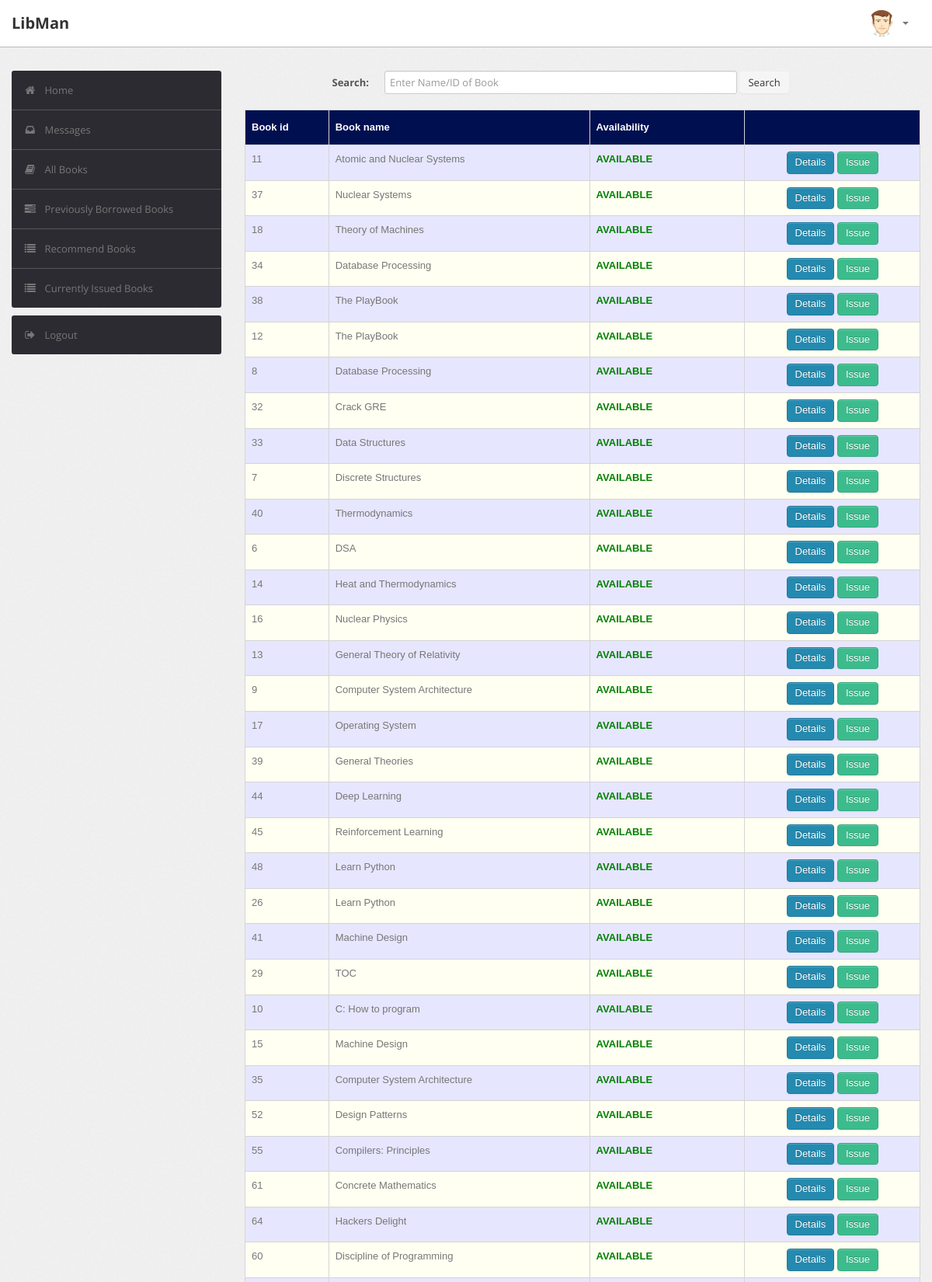
/student/book.php (signed in, upper part), run on the app's committed database.
### tables this page shows
CREATE TABLE `book` (
  `BookId` int(10) NOT NULL,
  `Title` varchar(50) DEFAULT NULL,
  `Publisher` varchar(50) DEFAULT NULL,
  `Year` varchar(50) DEFAULT NULL,
  `Availability` int(5) DEFAULT NULL
);

### student/book.php (the view, shortened to what this page needs)
<?php
require('dbconn.php');
?>
<?php
if ($_SESSION['RollNo']) {
    ?>
<!DOCTYPE html>
<html lang="en">
    <head>
        <link type="text/css" href="bootstrap/css/bootstrap.min.css" rel="stylesheet">
        <link type="text/css" href="bootstrap/css/bootstrap-responsive.min.css" rel="stylesheet">
        <link type="text/css" href="css/theme.css" rel="stylesheet">
        <link type="text/css" href="images/icons/css/font-awesome.css" rel="stylesheet">
    </head>
    <body>
        <div class="navbar navbar-fixed-top">
            <div class="navbar-inner">
                <div class="container">
                        <a class="brand" href="index.php">LibMan </a>
                    <div class="nav-collapse collapse navbar-inverse-collapse">
                        <ul class="nav pull-right">
                            <li class="nav-user dropdown"><a href="#" class="dropdown-toggle" data-toggle="dropdown">
                                <img src="images/user.png" class="nav-avatar" />
                                <b class="caret"></b></a>
                            </li>
                        </ul>
                    </div>
                </div>
            </div>
        </div>
        <div class="wrapper">
            <div class="container">
                <div class="row">
                    <div class="span3">
                        <div class="sidebar">
                            <ul class="widget widget-menu unstyled">
                                <li class="active"><a href="index.php"><i class="menu-icon icon-home"></i>Home
                                </a></li>
                                 <li><a href="message.php"><i class="menu-icon icon-inbox"></i>Messages</a>
                                </li>
                                <li><a href="book.php"><i class="menu-icon icon-book"></i>All Books </a></li>
                                <li><a href="history.php"><i class="menu-icon icon-tasks"></i>Previously Borrowed Books </a></li>
                                <li><a href="recommendations.php"><i class="menu-icon icon-list"></i>Recommend Books </a></li>
                                <li><a href="current.php"><i class="menu-icon icon-list"></i>Currently Issued Books </a></li>
                            </ul>
                            <ul class="widget widget-menu unstyled">
                                <li><a href="logout.php"><i class="menu-icon icon-signout"></i>Logout </a></li>
                            </ul>
                        </div>
                    </div>
                    <div class="span9">
                        <form class="form-horizontal row-fluid" action="book.php" method="post">
                                        <div class="control-group">
                                            <label class="control-label" for="Search"><b>Search:</b></label>
                                            <div class="controls">
                                                <input type="text" id="title" name="title" placeholder="Enter Name/ID of Book" class="span8" required>
                                                <button type="submit" name="submit"class="btn">Search</button>
                                            </div>
                                        </div>
                                    </form>
                                    <br>
                                    <?php
                                    if(isset($_POST['submit']))
                                        {$s=$_POST['title'];
                                            $sql="select * from LMS.book where BookId='$s' or Title like '%$s%'";
                                        }
                                    else
                                        $sql="select * from LMS.book order by Availability DESC";
                                    $result=$conn->query($sql);
                                    $rowcount=mysqli_num_rows($result);
                                    if(!($rowcount))
                                        echo "<br><center><h2><b><i>No Results</i></b></h2></center>";
                                    else
                                    {
                                    ?>
                        <table class="table" id = "tables">
                                  <thead>
                                    <tr>
                                      <th>Book id</th>
                                      <th>Book name</th>
                                      <th>Availability</th>
                                      <th></th>
                                    </tr>
                                  </thead>
                                  <tbody>
                                    <?php
                            while($row=$result->fetch_assoc())
                            {
                                $bookid=$row['BookId'];
                                $name=$row['Title'];
                                $avail=$row['Availability'];
                            ?>
                                    <tr>
                                      <td><?php echo $bookid ?></td>
                                      <td><?php echo $name ?></td>
                                      <td><b><?php
                                           if($avail > 0)
                                              echo "<font color=\"green\">AVAILABLE</font>";
                                            else
                                            	echo "<font color=\"red\">NOT AVAILABLE</font>";
                                                 ?>
                                                 </b></td>
                                      <td><center><a href="bookdetails.php?id=<?php echo $bookid; ?>" class="btn btn-primary" >Details</a>
                                      	<?php
                                      	if($avail > 0)
                                      		echo "<a href=\"issue_request.php?id=".$bookid."\" class=\"btn btn-success\">Issue</a>";
                                        ?>
                                        </center></td>
                                    </tr>
                               <?php }} ?>
                               </tbody>
                                </table>
                            </div>
                </div>
                </div>
            </div>
    </body>
</html>
<?php }
else {
    echo "<script type='text/javascript'>('Access Denied!!!')</script>";
} ?>

### student/css/theme.css (style rules this page uses)
#tables { font-family: "Trebuchet MS", Arial, Helvetica, sans-serif; border-collapse: collapse; width: 100%; }
#tables td, #tables th { border: 1px solid #ddd; padding: 8px; }
#tables tr:nth-child(even) { background-color: #fffff2; }
#tables tr:nth-child(odd) { background-color: #e6e6ff; }
#tables th { padding-top: 12px; padding-bottom: 12px; text-align: left; background-color: #000F50; color: white; }
body { font-size: 13px; font-family: 'Open Sans', Arial, sans-serif; background: #fff; color: #777 }
strong, b { color: #555 }
.wrapper { background: url(../images/bg.png) #eee; border-bottom: 1px solid #bbb; -webkit-box-shadow: 0 1px 2px rgba(0,0,0,0.1); -moz-box-shadow: 0 1px 2px rgba(0,0,0,0.1); box-shadow: 0 1px 2px rgba(0,0,0,0.1); padding: 30px 0 }
form { margin: 0 }
select, textarea, input[type="text"], input[type="password"], input[type="datetime"], input[type="datetime-local"], input[type="date"], input[type="month"], input[type="time"], input[type="week"], input[type="number"], input[type="email"], input[type="url"], input[type="search"], input[type="tel"], input[type="color"], .uneditable-input, label, input, button, select, textarea { -webkit-border-radius: 3px; -moz-border-radius: 3px; border-radius: 3px; font-size: 13px; font-family: 'Open Sans', Tahoma, Arial, sans-serif }
body [class^="icon-"], body [class*=" icon-"] { font-size: 14px; line-height: 20px; height: 20px }
.form-horizontal .control-group, .form-vertical .control-group { margin-bottom: 0 }
.navbar { position: static!important; margin: 0!important }
.navbar .navbar-inner { background: #fff; border-bottom: 1px solid #bbb; -webkit-box-shadow: 0 1px 2px rgba(0,0,0,0.15); -moz-box-shadow: 0 1px 2px rgba(0,0,0,0.15); box-shadow: 0 1px 2px rgba(0,0,0,0.15) }
.navbar .brand { color: #333; font-weight: bold; font-size: 20px; margin-right: 20px; padding: 20px }
.navbar .nav>li>a { padding: 20px 15px; font-weight: bold; color: #777 }
.nav-user>a { height: 20px }
.nav-avatar { width: 34px; height: 34px; margin: -7px 5px 0 0; -webkit-border-radius: 50%; -moz-border-radius: 50%; border-radius: 50% }
.btn, .btn-box { -webkit-border-radius: 3px; -moz-border-radius: 3px; border-radius: 3px }
.btn { font-size: 13px; font-weight: 600 }
.btn { display: inline-block; margin-bottom: 0; font-weight: 400; text-align: center; vertical-align: middle; cursor: pointer; background-image: none; border: 1px solid transparent; white-space: nowrap; padding: 4px 10px; font-size: 13px; line-height: 1.42857; border-radius: 4px; -webkit-user-select: none; -moz-user-select: none; -ms-user-select: none; user-select: none }
.btn-primary { color: #fff; background-color: #248aaf; border-color: #20799a }
.btn-success { color: #fff; background-color: #3cbc8d; border-color: #36a97f }
.table { margin-bottom: 0 }
.table th, .table td { border-color: #d5d5d5!important }
.widget-menu { background: #fff; -webkit-border-radius: 3px; -moz-border-radius: 3px; border-radius: 3px; overflow: hidden }
.widget-menu a { color: #555; display: block; line-height: 20px; padding: 15px; text-decoration: none!important }
.widget-menu .menu-icon { margin-right: 10px; color: #767676; -webkit-transition: all .2s ease-in-out; -moz-transition: all .2s ease-in-out; transition: all .2s ease-in-out; }
.widget-menu>li+li { border-top: 1px solid #555 }
.widget-menu>li>a { background-color: #2d2b32; color: #767676; -webkit-transition: all .2s ease-in-out; -moz-transition: all .2s ease-in-out; transition: all .2s ease-in-out; }

### data on the page
book: BookId "11", Title "Atomic and Nuclear Systems", Availability "AVAILABLE"
book: BookId "37", Title "Nuclear Systems", Availability "AVAILABLE"
book: BookId "18", Title "Theory of Machines", Availability "AVAILABLE"
book: BookId "34", Title "Database Processing", Availability "AVAILABLE"
book: BookId "38", Title "The PlayBook", Availability "AVAILABLE"
book: BookId "12", Title "The PlayBook", Availability "AVAILABLE"
book: BookId "8", Title "Database Processing", Availability "AVAILABLE"
book: BookId "32", Title "Crack GRE", Availability "AVAILABLE"
book: BookId "33", Title "Data Structures", Availability "AVAILABLE"
book: BookId "7", Title "Discrete Structures", Availability "AVAILABLE"
book: BookId "40", Title "Thermodynamics", Availability "AVAILABLE"
book: BookId "6", Title "DSA", Availability "AVAILABLE"
book: BookId "14", Title "Heat and Thermodynamics", Availability "AVAILABLE"
book: BookId "16", Title "Nuclear Physics", Availability "AVAILABLE"
book: BookId "13", Title "General Theory of Relativity", Availability "AVAILABLE"
book: BookId "9", Title "Computer System Architecture", Availability "AVAILABLE"
book: BookId "17", Title "Operating System", Availability "AVAILABLE"
book: BookId "39", Title "General Theories", Availability "AVAILABLE"
book: BookId "44", Title "Deep Learning", Availability "AVAILABLE"
book: BookId "45", Title "Reinforcement Learning", Availability "AVAILABLE"
book: BookId "48", Title "Learn Python", Availability "AVAILABLE"
book: BookId "26", Title "Learn Python", Availability "AVAILABLE"
book: BookId "41", Title "Machine Design", Availability "AVAILABLE"
book: BookId "29", Title "TOC", Availability "AVAILABLE"
book: BookId "10", Title "C: How to program", Availability "AVAILABLE"
book: BookId "15", Title "Machine Design", Availability "AVAILABLE"
book: BookId "35", Title "Computer System Architecture", Availability "AVAILABLE"
book: BookId "52", Title "Design Patterns", Availability "AVAILABLE"
book: BookId "55", Title "Compilers: Principles", Availability "AVAILABLE"
book: BookId "61", Title "Concrete Mathematics", Availability "AVAILABLE"
book: BookId "64", Title "Hackers Delight", Availability "AVAILABLE"
book: BookId "60", Title "Discipline of Programming", Availability "AVAILABLE"
